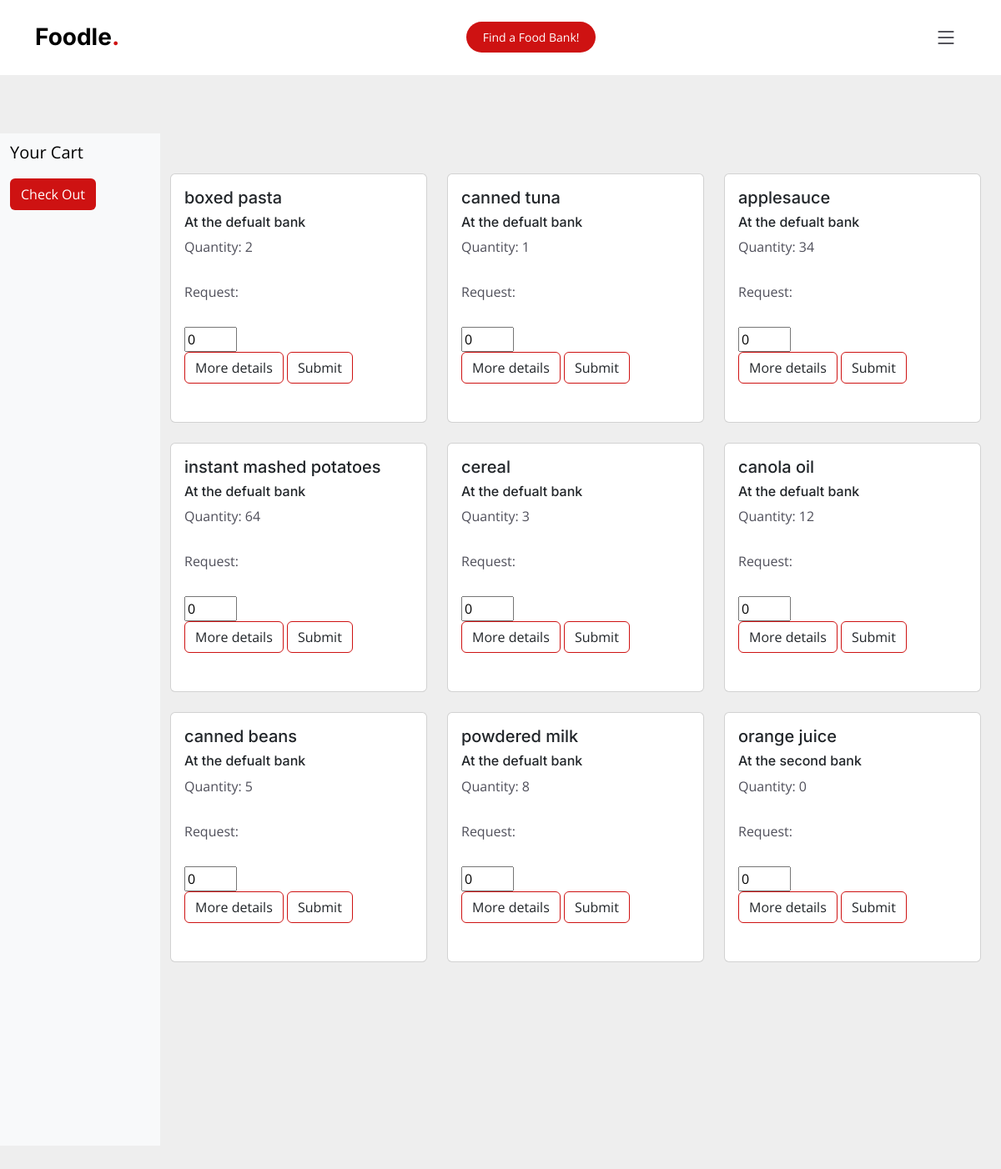
Page /inventory (signed in) on the committed database.
### app.py (models this page shows, shortened)
class Inventory(db.Model):
    id= db.Column(db.Integer, primary_key=True)
    name = db.Column(db.String)
    qty = db.Column(db.Integer)
    description = db.Column(db.String(255))
    bank = db.Column(db.String)
    tags = db.Column(db.String(255))
    total_tags = db.Column(db.String(255), default="Vegan|Vegetarian|Gluten-free|Dairy-free|Nut-free|Non-GMO|Sugar-free|Halal|Kosher")

### app.py (the view, shortened to what this page needs)
@app.route('/inventory', methods=["POST","GET"])
@login_required
def inventory():
    all_inventory = Inventory.query.all()
    cart = session.get('cart', [])
    session['cart'] = cart
    return render_template("inventory.html", invent_list=all_inventory, cart=cart)

### app.py (called while the page is built)
@login_manager.user_loader
def load_user(user_id):
    return User.query.get(int(user_id))

### templates/inventory.html (shortened to what this page needs)
{%extends "base.html"%}
{%block content%}
<section id="hero" class="hero d-flex align-items-center section-bg">
<div class="">
  <div class="row vh-100 overflow-auto">
    <div class="col-12 col-sm-3 col-xl-2 px-sm-2 px-0 bg-light d-flex sticky-top">
      <div class="d-flex flex-sm-column flex-row flex-grow-1 align-items-center align-items-sm-start px-3 pt-2 text-clack">
        <a href="/" class="d-flex align-items-center pb-sm-3 mb-md-0 me-md-auto text-black text-decoration-none">
          <span class="fs-5">Your Cart</span>
        </a>
        <ul class="nav nav-pills flex-sm-column flex-row flex-nowrap flex-shrink-1 flex-sm-grow-0 flex-grow-1 mb-sm-auto mb-0 justify-content-center align-items-center align-items-sm-start" id="menu">
          <form action="/inventory" method="POST">
            <li>
              <button type="submit" class="btn" style = "background-color: #ce1212; color: white" name="checkout">Check Out</button>
            </li>
          </form>
        </ul>
      </div>
    </div>
      <div class="col d-flex flex-column h-100">
        <div class="row">
          <div class="row row-cols-1 row-cols-md-3 g-4">
            {%for thing in invent_list%}
            <div class="col">
              <div class="card">
                <form action="/inventory" method="POST">
                <div class="card-body">
                  <h5 class="card-title">{{thing.name}}</h5>
                  <h6>At the {{thing.bank}} bank</h6>
                  <p class="card-text">
                    <label for="qty">Quantity: {{thing.qty}}</label>
                <p>Request:</p>
                <input type="number" id="qty" name="qty" min="0" max="100" step="1" value="0">
                <br>
                <button type="button" class="btn" style="border-color:#ce1212" data-bs-toggle="modal" data-bs-target="#exampleModal{{ loop.index }}">
                  More details
                </button>
                <button type="submit" class="btn" style="border-color:#ce1212"name="food_picked">Submit</button>
                  </p>
                </div>
              </form>
              </div>
            </div>
            {%endfor%}
          </div>
      </div>
  </div>
</div>
</div>
</section>
{%endblock%}

### templates/base.html (shortened to what this page needs)
<!doctype html>
<html lang="en">
  <head>
    <link href="static/assets/vendor/bootstrap/css/bootstrap.min.css" rel="stylesheet">
    <link href="static/assets/vendor/bootstrap-icons/bootstrap-icons.css" rel="stylesheet">
    <link href="static/assets/vendor/aos/aos.css" rel="stylesheet">
    <link href="static/assets/vendor/glightbox/css/glightbox.min.css" rel="stylesheet">
    <link href="static/assets/vendor/swiper/swiper-bundle.min.css" rel="stylesheet">
    <link href="static/assets/css/main.css" rel="stylesheet">
  </head>
  <body>
    <header id="header" class="header fixed-top d-flex align-items-center">
      <div class="container d-flex align-items-center justify-content-between">
        <a href="index.html" class="logo d-flex align-items-center me-auto me-lg-0">
          <h1>Foodle<span>.</span></h1>
        </a>
        <a class="btn-book-a-table" href="/">Find a Food Bank!</a>
        <i class="mobile-nav-toggle mobile-nav-show bi bi-list"></i>
      </div>
    </header>
    {%block content%}
    {%endblock%}
  </body>
</html>

### static/assets/css/main.css (style rules this page uses)
:root { --font-default: "Open Sans", system-ui, -apple-system, "Segoe UI", Roboto, "Helvetica Neue", Arial, "Noto Sans", "Liberation Sans", sans-serif, "Apple Color Emoji", "Segoe UI Emoji", "Segoe UI Symbol", "Noto Color Emoji"; --font-primary: "Amatic SC", sans-serif; --font-secondary: "Inter", sans-serif; }
:root { --color-default: #212529; --color-primary: #ce1212; --color-secondary: #37373f; }
:root { scroll-behavior: smooth; }
body { font-family: var(--font-default); color: var(--color-default); }
a { color: var(--color-primary); text-decoration: none; }
h1, h2, h3, h4, h5, h6 { font-family: var(--font-secondary); }
section { overflow: hidden; padding: 80px 0; scroll-margin-top: 90px; overflow: clip; }
.section-bg { background-color: #eee; }
.header { background: #fff; transition: all 0.5s; z-index: 997; height: 90px; border-bottom: 1px solid #fff; }
.header .logo h1 { font-size: 28px; font-weight: 700; color: #000; margin: 0; font-family: var(--font-secondary); }
.header .logo h1 span { color: var(--color-primary); }
.header .btn-book-a-table, .header .btn-book-a-table:focus { font-size: 14px; color: #fff; background: var(--color-primary); padding: 8px 20px; margin-left: 30px; border-radius: 50px; transition: 0.3s; }
@media (max-width: 1279px) { .mobile-nav-show { color: var(--color-secondary); font-size: 28px; cursor: pointer; line-height: 0; transition: 0.5s; z-index: 9999; margin: 0 10px 0 20px; } }
.hero { width: 100%; background-size: cover; position: relative; min-height: 60vh; padding: 160px 0 60px 0; }
.hero p { color: #4f4f5a; font-weight: 400; margin-bottom: 30px; }

### rows in the picture
Inventory: name "boxed pasta", bank "defualt", qty "2"
Inventory: name "canned tuna", bank "defualt", qty "1"
Inventory: name "applesauce", bank "defualt", qty "34"
Inventory: name "instant mashed potatoes", bank "defualt", qty "64"
Inventory: name "cereal", bank "defualt", qty "3"
Inventory: name "canola oil", bank "defualt", qty "12"
Inventory: name "canned beans", bank "defualt", qty "5"
Inventory: name "powdered milk", bank "defualt", qty "8"
Inventory: name "orange juice", bank "second", qty "0"
